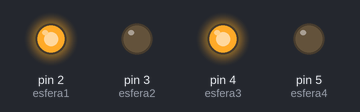
Bench run of a sketch on a simulated Arduino Uno, built with avr-gcc and run on an emulated ATmega328P. On the bench: output pins drawn as LEDs (lit = HIGH).

Above: at 0.5 s.
At 3.5 s:
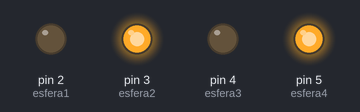
Timing chart, 0 to 4.6 s (numbered marks = the images above):
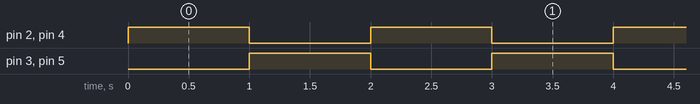

The sketch:

Esferas.ino
```cpp
// Encendido alternado de 4 esferas

// Pines esferas (LEDs)
const int esfera1 = 2;
const int esfera2 = 3;
const int esfera3 = 4;
const int esfera4 = 5;

void setup() {
  // Configuración de los pines como salidas
  pinMode(esfera1, OUTPUT);
  pinMode(esfera2, OUTPUT);
  pinMode(esfera3, OUTPUT);
  pinMode(esfera4, OUTPUT);
}

void loop() {

  // Encienden la Esfera 1 y la Esfera 3
  digitalWrite(esfera1, HIGH);
  digitalWrite(esfera3, HIGH);
  digitalWrite(esfera2, LOW);
  digitalWrite(esfera4, LOW);
  delay(1000);

  // Encienden la Esfera 2 y la Esfera 4
  digitalWrite(esfera1, LOW);
  digitalWrite(esfera3, LOW);
  digitalWrite(esfera2, HIGH);
  digitalWrite(esfera4, HIGH);
  delay(1000);
}
```

Measured:
- by itself, pin 2 (esfera1), pin 3 (esfera2), pin 4 (esfera3), pin 5 (esfera4): alternates HIGH for 1.0 s and LOW for 1.0 s
